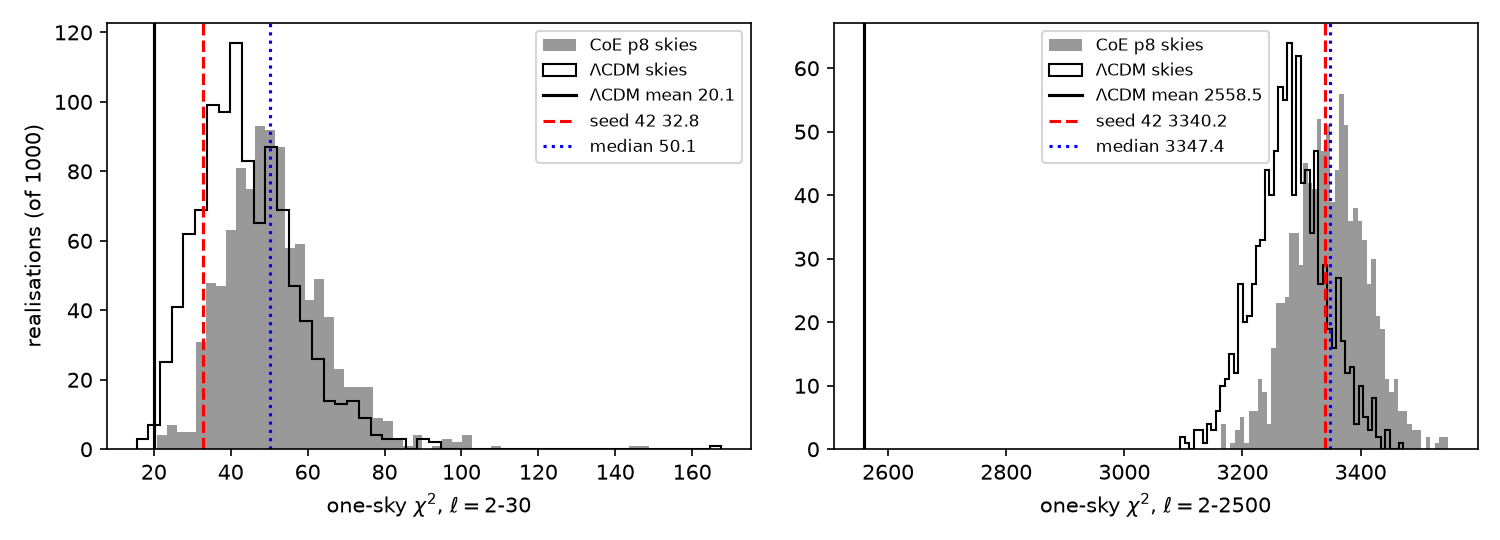

Write Python code to recreate this figure.
# NEW (rev7): distribution of one-sky chi2 over 1000 realisations of the p8 field (Gaussian a_lm: D_l^sky = Dfix + Df*chi2_{2l+1}/(2l+1)),
# compared with LCDM (mean curve and 1000 LCDM realisations drawn the same way) and with seed 42. Bodies (compensation) not included: they change only l=2 of one sky. Planck errors as in Eq. (6).
import os,sys,json,numpy as np,matplotlib;matplotlib.use('Agg');import matplotlib.pyplot as plt
P='/workspace/coepdf/joint_solve/phase2/';z=np.load(P+'p8_field_consistent.npz');Df,Dfix=z['Df'],z['Dfix']
os.chdir('/workspace/redweb2/stochfield');sys.path.insert(0,'.');import acoustic_fit as A
L=np.arange(len(Df));nu=2*np.maximum(L,1)+1;rg=dict(l2_30=(2,30),l2_2500=(2,2500))
c0={k:A.stats(A.Lt,0*A.Lt,*r)['chi2_planck'] for k,r in rg.items()}
rng=np.random.default_rng(2026);N=1000;res={k:[] for k in rg};resL={k:[] for k in rg}
for i in range(N):
    Dr=Dfix+Df*rng.chisquare(nu)/nu
    for k,r in rg.items():res[k].append(A.stats(Dr,Df,*r)['chi2_planck'])
    Dl=A.Lt*rng.chisquare(nu[:len(A.Lt)])/nu[:len(A.Lt)]
    for k,r in rg.items():resL[k].append(A.stats(Dl,0*Dl,*r)['chi2_planck'])
g=np.random.default_rng(42).chisquare(nu)/nu;s42={k:A.stats(Dfix+Df*g,Df,*r)['chi2_planck'] for k,r in rg.items()}
out={'N':N,'lcdm':c0,'seed42':s42,'lcdm_realisations':{k:dict(median=float(np.median(resL[k])),p16=float(np.percentile(resL[k],16)),p84=float(np.percentile(resL[k],84))) for k in rg}}
for k in rg:
    a=np.array(res[k]);out[k]=dict(median=float(np.median(a)),p16=float(np.percentile(a,16)),p84=float(np.percentile(a,84)),min=float(a.min()),
        frac_below_lcdm=float((a<c0[k]).mean()),frac_below_43=float((a<43).mean()) if k=='l2_30' else None,frac_below_100=float((a<100).mean()) if k=='l2_30' else None)
json.dump(out,open(__file__.replace('.py','.json'),'w'),indent=1)
fig,ax=plt.subplots(1,2,figsize=(10,3.6))
for a,k,t in zip(ax,rg,[r'$\ell=2$-30',r'$\ell=2$-2500']):
    v=np.array(res[k]);a.hist(v,bins=50,color='0.6',label='CoE p8 skies');a.hist(resL[k],bins=50,histtype='step',color='k',label=r'$\Lambda$CDM skies');a.axvline(c0[k],c='k',label=r'$\Lambda$CDM mean %.1f'%c0[k]);a.axvline(s42[k],c='r',ls='--',label='seed 42 %.1f'%s42[k])
    a.axvline(np.median(v),c='b',ls=':',label='median %.1f'%np.median(v));a.set_xlabel(r'one-sky $\chi^2$, '+t);a.legend(fontsize=8)
ax[0].set_ylabel('realisations (of 1000)');fig.tight_layout();fig.savefig(__file__.replace('.py','.png'),dpi=150);print(json.dumps(out,indent=1))
